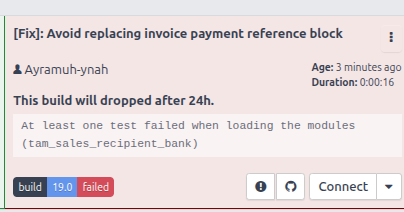
#> input picture phase1/test.png, 404 x 212 px, found by its file name
$ python text.py
#> lines starting #> are read from the running program, lines starting #| are printed output that depends on the picture; after the words box and inside, x2 and y2 are one past the last pixel; in counts of white or black regions, pixels touching at a corner belong together
import cv2

img = cv2.imread("phase1/test.png")
#> img is the input picture: shape (212, 404, 3); mean B, G, R 223.8, 222.2, 232.8

if img is not None:
    cv2.putText(img, "Humayra", (53, 56), cv2.FONT_HERSHEY_SIMPLEX, 1, (200, 25, 0), 2)
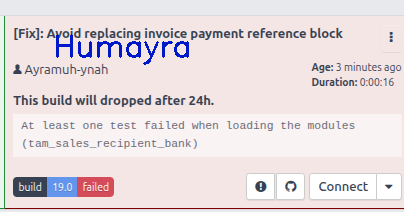
#> img: shape (212, 404, 3); 1.08% of pixels changed, all inside (x1, y1, x2, y2) = (56, 34, 189, 65)
    cv2.imshow("Image with Text", img)
    cv2.waitKey(0)
    cv2.destroyAllWindows()
else:
    print("Error: Image not found or unable to load.")
